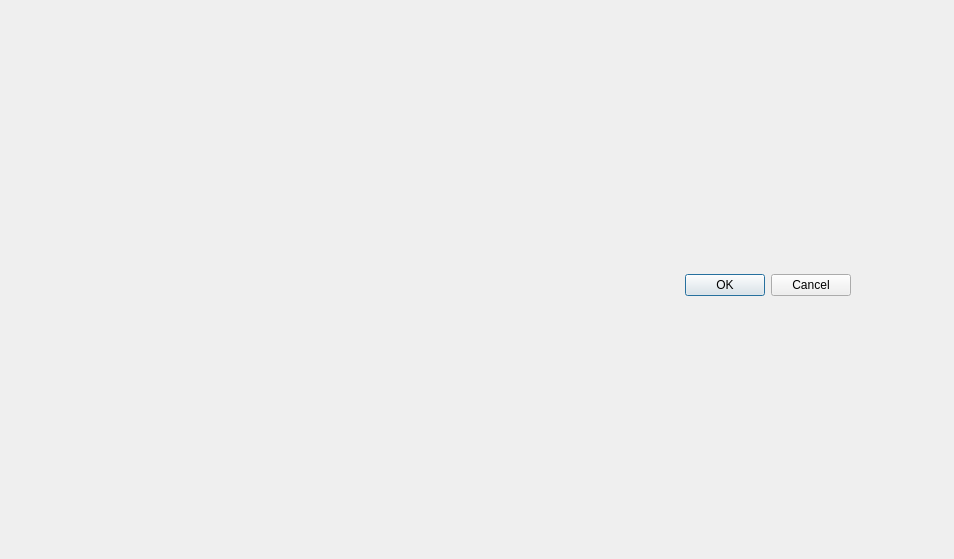
<?xml version="1.0" encoding="UTF-8"?>
<ui version="4.0">
 <class>Dialog</class>
 <widget class="QDialog" name="Dialog">
  <property name="geometry">
   <rect>
    <x>0</x>
    <y>0</y>
    <width>954</width>
    <height>559</height>
   </rect>
  </property>
  <property name="windowTitle">
   <string>Dialog</string>
  </property>
  <widget class="QWidget" name="horizontalLayoutWidget">
   <property name="geometry">
    <rect>
     <x>160</x>
     <y>80</y>
     <width>691</width>
     <height>411</height>
    </rect>
   </property>
   <layout class="QHBoxLayout" name="horizontalLayout">
    <property name="sizeConstraint">
     <enum>QLayout::SetNoConstraint</enum>
    </property>
    <item>
     <widget class="QDialogButtonBox" name="buttonBox">
      <property name="orientation">
       <enum>Qt::Horizontal</enum>
      </property>
      <property name="standardButtons">
       <set>QDialogButtonBox::Cancel|QDialogButtonBox::Ok</set>
      </property>
     </widget>
    </item>
   </layout>
  </widget>
 </widget>
 <resources/>
 <connections>
  <connection>
   <sender>buttonBox</sender>
   <signal>accepted()</signal>
   <receiver>Dialog</receiver>
   <slot>accept()</slot>
   <hints>
    <hint type="sourcelabel">
     <x>248</x>
     <y>254</y>
    </hint>
    <hint type="destinationlabel">
     <x>157</x>
     <y>274</y>
    </hint>
   </hints>
  </connection>
  <connection>
   <sender>buttonBox</sender>
   <signal>rejected()</signal>
   <receiver>Dialog</receiver>
   <slot>reject()</slot>
   <hints>
    <hint type="sourcelabel">
     <x>316</x>
     <y>260</y>
    </hint>
    <hint type="destinationlabel">
     <x>286</x>
     <y>274</y>
    </hint>
   </hints>
  </connection>
 </connections>
</ui>
